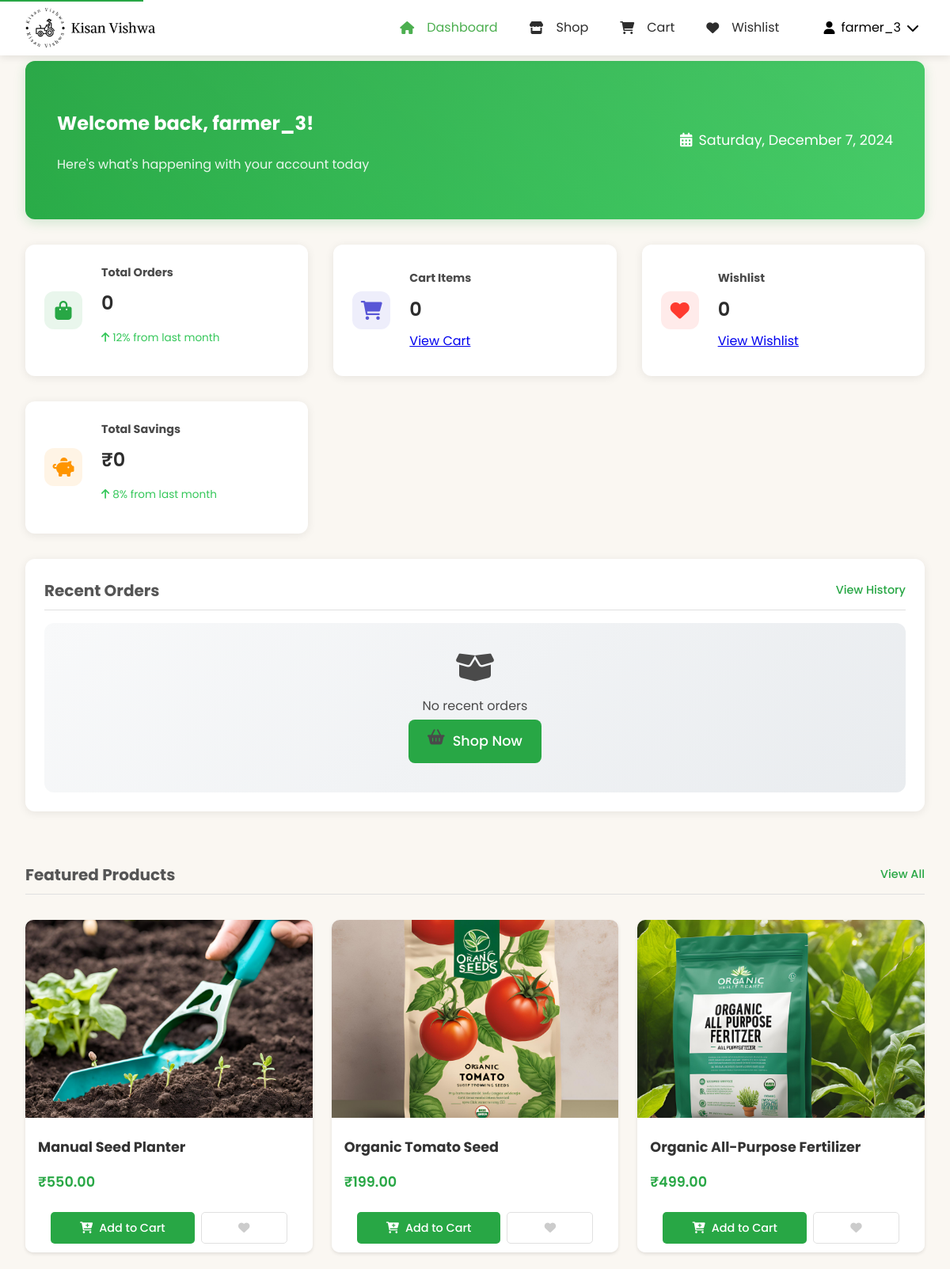
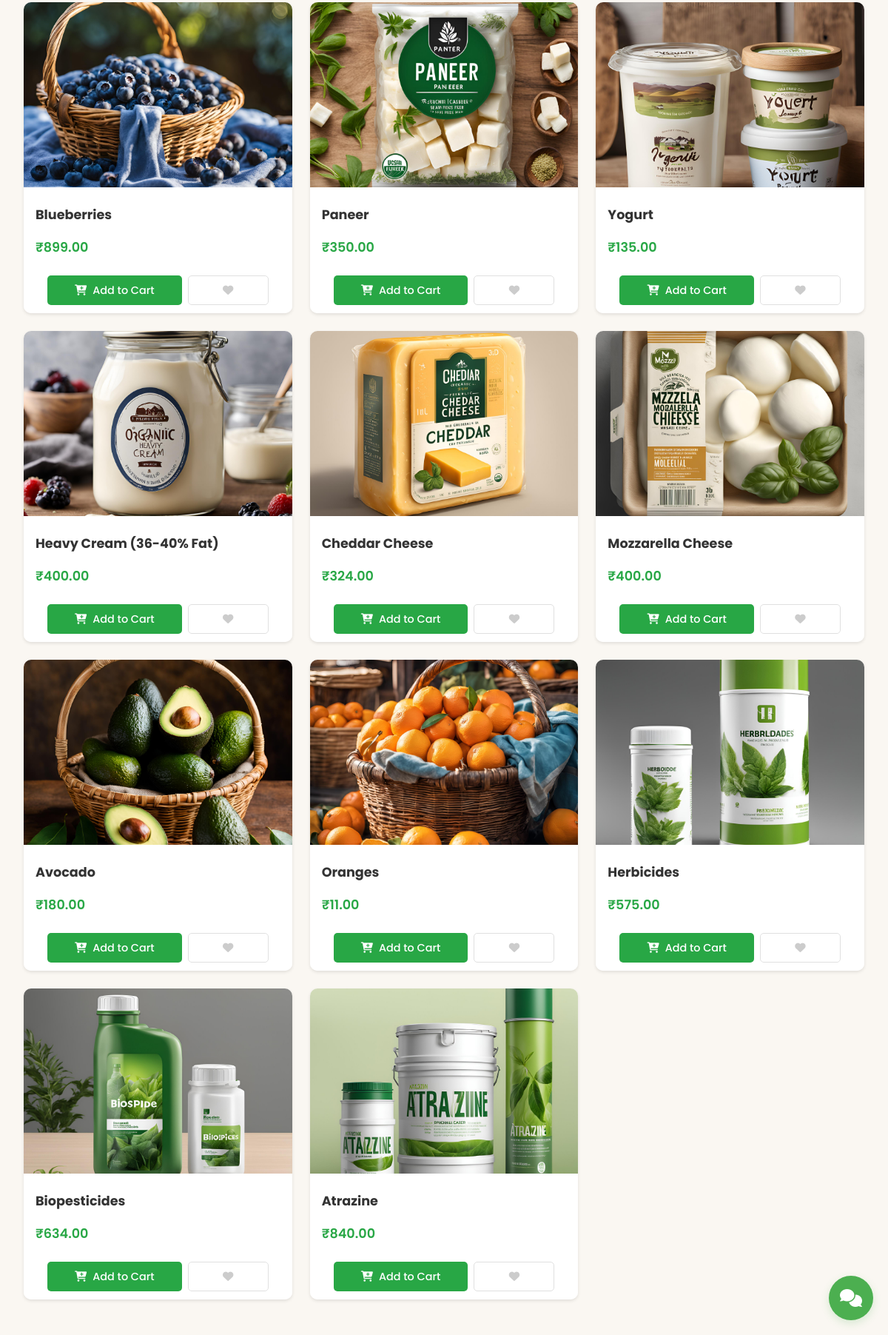
The page /customer/dashboard/ (signed in) on the database its author committed (2 pictures, top to bottom).
### product_app/models.py (models this page shows, shortened)
class Product(models.Model):
    CATEGORY_CHOICES = [
        ('vegetables', 'Vegetables'),
        ('fruits', 'Fruits'),
        ('grains', 'Grains'),
        ('dairy', 'Dairy'),
        ('tools', 'Tools & Equipment'),
        ('seeds', 'Seeds & Saplings'),
        ('pesticides', 'Pesticides & Fertilizers'),
        ('organic', 'Organic Products'),
        ('livestock', 'Livestock & Feed'),
        ('other', 'Other')
    ]
    name = models.CharField(max_length=200)
    category = models.CharField(max_length=100, choices=CATEGORY_CHOICES, default='other')
    price = models.DecimalField(max_digits=10, decimal_places=2)
    quantity = models.IntegerField()
    description = models.TextField()
    image = models.ImageField(
        upload_to='products/',
        null=True,
        blank=True
    )
    farmer = models.ForeignKey(User, on_delete=models.CASCADE)
    created_at = models.DateTimeField(auto_now_add=True)
    updated_at = models.DateTimeField(auto_now=True)
    is_featured = models.BooleanField(default=False)
    is_deleted = models.BooleanField(default=False)
    def get_image_url(self):
        if self.image and hasattr(self.image, 'url'):
            return self.image.url
        return static('images/default_product.jpg')

### customer_app/views.py (the view)
# urls.py: path('dashboard/', views.customer_dashboard, name='customer_dashboard'),
@login_required
def customer_dashboard(request):
    products = Product.objects.filter(is_deleted=False)
    cart_items_count = CartItem.objects.filter(user=request.user).count()
    wishlist_count = Wishlist.objects.filter(user=request.user).count()
    wishlist_products = Product.objects.filter(wishlist__user=request.user)
    recent_orders = Order.objects.filter(user=request.user).order_by('-created_at')[:5]
    featured_products = Product.objects.filter(is_deleted=False, is_featured=True)
    total_savings = calculate_total_savings(request.user)  # You'll need to implement this
    orders = Order.objects.filter(user=request.user)
    paginator = Paginator(featured_products, 15)  # Show 15 products per page (3 rows × 5 columns)
    page = request.GET.get('page')
    try:
        featured_products = paginator.get_page(page)
    except PageNotAnInteger:
        featured_products = paginator.get_page(1)
    except EmptyPage:
        featured_products = paginator.get_page(paginator.num_pages)
    context = {
        'products': products,
        'cart_items_count': cart_items_count,
        'wishlist_count': wishlist_count,
        'wishlist_products': wishlist_products,
        'recent_orders': recent_orders,
        'featured_products': featured_products,
        'total_savings': total_savings,
        'orders': orders
    }
    return render(request, 'customer_app/customer_dashboard.html', context)

### customer_app/templates/customer_app/customer_dashboard.html (shortened to what this page needs)
{% load static %}
<!DOCTYPE html>
<html lang="en">
<head>
    <link rel="stylesheet" href="https://cdnjs.cloudflare.com/ajax/libs/normalize/8.0.1/normalize.min.css">
    <link rel="stylesheet" href="https://cdnjs.cloudflare.com/ajax/libs/font-awesome/6.0.0/css/all.min.css">
    <link rel="stylesheet" type="text/css" href="{% static 'css/CustomerNavBar.css' %}">
    <link rel="stylesheet" type="text/css" href="{% static 'css/customerdesign.css' %}">
    <link rel="stylesheet" type="text/css" href="{% static 'css/customer_dashboard.css' %}">
    <link rel="stylesheet" href="{% static 'css/chat_widget.css' %}">
</head>
<body>
    {% include 'NavBar/CustomerNavBar.html' %}
    <div id="chat-widget-container">
        {% include 'chatbot_app/chat_widget.html' %}
    </div>
    <div class="dashboard-container">
        <section class="welcome-section">
            <div class="welcome-content">
                <h2>Welcome back, {{ user.first_name|default:user.username }}!</h2>
                <p class="welcome-subtitle">Here's what's happening with your account today</p>
            </div>
            <div class="date-weather">
                <div class="current-date">
                    <i class="fas fa-calendar-alt"></i>
                    <span id="current-date"></span>
                </div>
            </div>
        </section>
        <section class="stats-grid">
            <div class="stat-card orders" role="region" aria-label="Total Orders Statistics">
                <div class="stat-icon">
                    <i class="fas fa-shopping-bag"></i>
                </div>
                <div class="stat-details">
                    <h3>Total Orders</h3>
                    <p class="stat-number">{{ orders.count|default:"0" }}</p>
                    <p class="stat-trend positive">
                        <i class="fas fa-arrow-up"></i> 12% from last month
                    </p>
                </div>
            </div>
            <div class="stat-card cart">
                <div class="stat-icon">
                    <i class="fas fa-shopping-cart"></i>
                </div>
                <div class="stat-details">
                    <h3>Cart Items</h3>
                    <p class="stat-number">{{ cart_items_count|default:"0" }}</p>
                    <a href="{% url 'customer_cart' %}" class="view-link">View Cart</a>
                </div>
            </div>
            <div class="stat-card wishlist">
                <div class="stat-icon">
                    <i class="fas fa-heart"></i>
                </div>
                <div class="stat-details">
                    <h3>Wishlist</h3>
                    <p class="stat-number">{{ wishlist_count|default:"0" }}</p>
                    <a href="{% url 'customer_wishlist' %}" class="view-link">View Wishlist</a>
                </div>
            </div>
            <div class="stat-card savings">
                <div class="stat-icon">
                    <i class="fas fa-piggy-bank"></i>
                </div>
                <div class="stat-details">
                    <h3>Total Savings</h3>
                    <p class="stat-number">₹{{ total_savings|default:"0" }}</p>
                    <p class="stat-trend positive">
                        <i class="fas fa-arrow-up"></i> 8% from last month
                    </p>
                </div>
            </div>
        </section>
        <div class="dashboard-grid">
            <section class="recent-orders">
                <div class="section-header">
                    <h2>Recent Orders</h2>
                    <a href="{% url 'customer_dashboard' %}" class="view-all">View History</a>
                </div>
                <div class="orders-list">
                    {% if recent_orders %}
                        {% for order in recent_orders %}
                            <div class="order-card">
                                <div class="order-image">
                                    <img src="{{ order.product.image.url }}" alt="{{ order.product.name }}">
                                </div>
                                <div class="order-details">
                                    <h3>{{ order.product.name }}</h3>
                                    <p class="order-meta">
                                        <span class="order-date">{{ order.created_at|date:"M d, Y" }}</span>
                                        <span class="order-status {{ order.status|lower }}">{{ order.status }}</span>
                                    </p>
                                    <p class="order-price">₹{{ order.total_price }}</p>
                                </div>
                                <a href="{% url 'track_order' order.order_id %}" class="track-order-btn">
                                    <i class="fas fa-truck"></i> Track Order
                                </a>
                            </div>
                        {% endfor %}
                    {% else %}
                        <div class="no-orders">
                            <i class="fas fa-box-open"></i>
                            <p>No recent orders</p>
                            <a href="{% url 'shop' %}" class="shop-now-btn">
                                <i class="fas fa-shopping-basket"></i> Shop Now
                            </a>
                        </div>
                    {% endif %}
                </div>
            </section>
            <section class="featured-products">
                <div class="section-header">
                    <h2>Featured Products</h2>
                    <a href="{% url 'customer_dashboard' %}" class="view-all">View All</a>
                </div>
                <div class="products-grid">
                    {% if featured_products %}
                        {% for product in featured_products %}
                            <div class="product-card" data-product-id="{{ product.id }}">
                                <div class="product-image">
                                    <img src="{{ product.get_image_url }}" alt="{{ product.name }}" loading="lazy">
                                </div>
                                <div class="product-details">
                                    <h3>{{ product.name }}</h3>
                                    <p class="product-price">₹{{ product.price }}</p>
                                    <div class="product-actions">
                                        <button class="add-to-cart"
                                                onclick="addToCart('{{ product.id }}', this)"
                                                data-product-id="{{ product.id }}">
                                            <i class="fas fa-cart-plus"></i> Add to Cart
                                        </button>
                                        <button class="add-to-wishlist" onclick="toggleWishlist('{{ product.id }}')" aria-label="Add to wishlist">
                                            <i class="fas fa-heart {% if product in wishlist_products %}active{% endif %}"></i>
                                        </button>
                                    </div>
                                </div>
                            </div>
                        {% endfor %}
                    {% else %}
                        <p class="no-products">No featured products available</p>
                    {% endif %}
                </div>
            </section>
        </div>
    </div>
</body>
</html>

### templates/NavBar/CustomerNavBar.html (shortened to what this page needs)
{% load static %}
<header class="site-header">
    <div class="header-container">
        <div class="brand">
            <a href="{% url 'customer_dashboard' %}" class="logo">
                <img src="{% static 'images/kisan_vishwa_logo.png' %}" alt="Kisan Vishwa Logo">
            </a>
        </div>
        <nav class="main-nav">
            <ul class="nav-list">
                <li>
                    <a href="{% url 'customer_dashboard' %}" class="nav-item {% if request.resolver_match.url_name == 'customer_dashboard' %}active{% endif %}">
                        <i class="fas fa-home"></i>
                        <span>Dashboard</span>
                    </a>
                </li>
                <li>
                    <a href="{% url 'shop' %}" class="nav-item {% if request.resolver_match.url_name == 'shop' %}active{% endif %}">
                        <i class="fas fa-store"></i>
                        <span>Shop</span>
                    </a>
                </li>
                <li>
                    <a href="{% url 'customer_cart' %}" class="nav-item {% if request.resolver_match.url_name == 'customer_cart' %}active{% endif %}">
                        <i class="fas fa-shopping-cart"></i>
                        <span>Cart</span>
                    </a>
                </li>
                <li>
                    <a href="{% url 'customer_wishlist' %}" class="nav-item {% if request.resolver_match.url_name == 'customer_wishlist' %}active{% endif %}">
                        <i class="fas fa-heart"></i>
                        <span>Wishlist</span>
                    </a>
                </li>
            </ul>
            <div class="user-menu">
                <button class="user-menu-toggle">
                    <div class="user-info">
                        {% if user.customer_profile.profile_picture %}
                            <img src="{{ user.customer_profile.profile_picture.url }}" alt="" class="user-avatar">
                        {% else %}
                            <i class="fas fa-user"></i>
                        {% endif %}
                        <span>{{ user.username }}</span>
                        <i class="fas fa-chevron-down"></i>
                    </div>
                </button>
            </div>
        </nav>
    </div>
</header>

### rows shown on the page
Product: get_image_url (picture), name "Manual Seed Planter", price "550.00"
Product: get_image_url (picture), name "Organic Tomato Seed", price "199.00"
Product: get_image_url (picture), name "Organic All-Purpose Fertilizer", price "499.00"
Product: get_image_url (picture), name "Blueberries", price "899.00"
Product: get_image_url (picture), name "Paneer", price "350.00"
Product: get_image_url (picture), name "Yogurt", price "135.00"
Product: get_image_url (picture), name "Heavy Cream (36-40% Fat)", price "400.00"
Product: get_image_url (picture), name "Cheddar Cheese", price "324.00"
Product: get_image_url (picture), name "Mozzarella Cheese", price "400.00"
Product: get_image_url (picture), name "Avocado", price "180.00"
Product: get_image_url (picture), name "Oranges", price "11.00"
Product: get_image_url (picture), name "Herbicides", price "575.00"
Product: get_image_url (picture), name "Biopesticides", price "634.00"
Product: get_image_url (picture), name "Atrazine", price "840.00"

### other values the page prints
{{ user.username }} "farmer_3"
{{ user.first_name|default:user.username }} "farmer_3"
{{ orders.count|default:"0" }} "0"
{{ cart_items_count|default:"0" }} "0"
{{ wishlist_count|default:"0" }} "0"
{{ total_savings|default:"0" }} "0"
